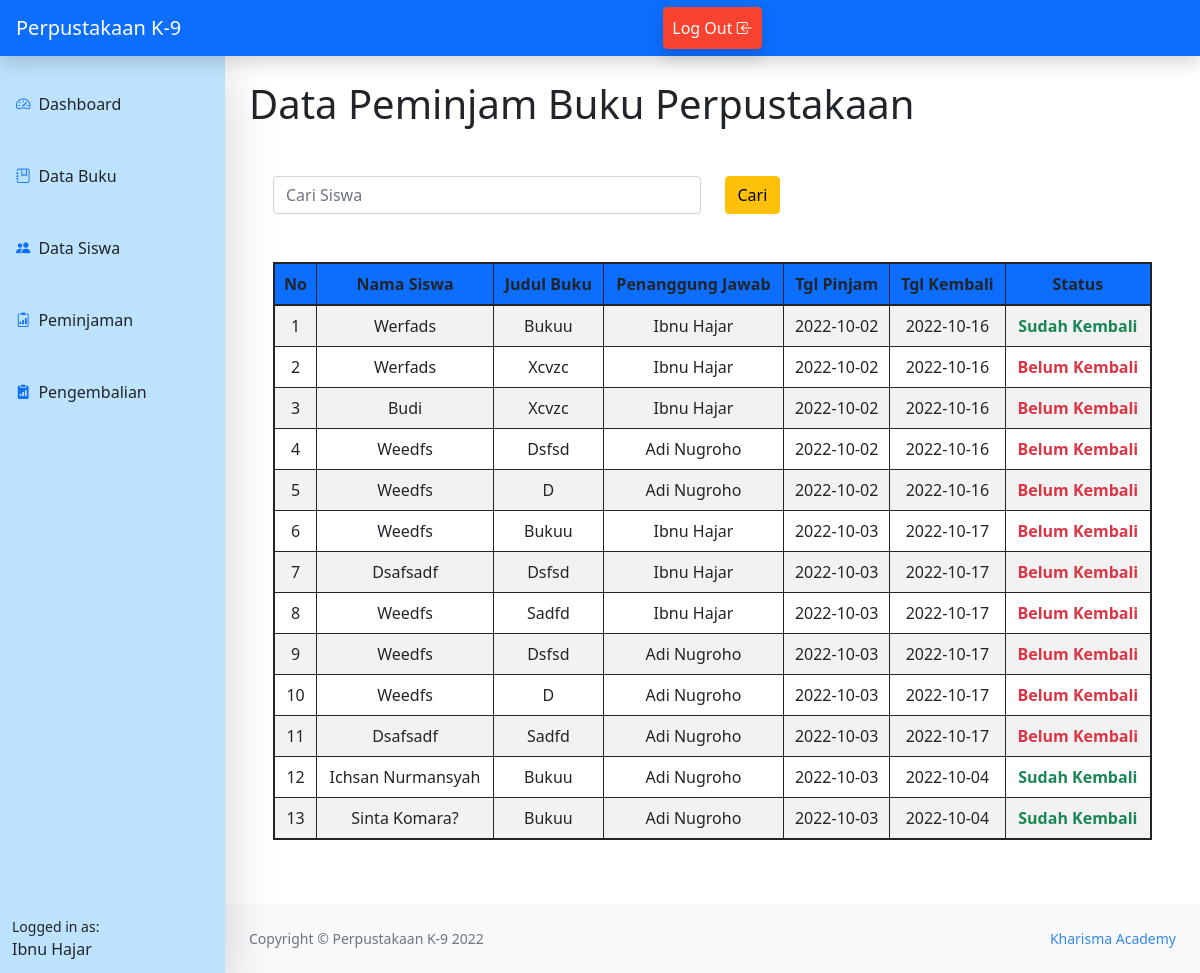
The app's page /peminjaman.php (signed in) with its own data.
### tables this page shows
CREATE TABLE `petugas` (
  `nip` int(11) NOT NULL,
  `username` varchar(100) NOT NULL,
  `nama` char(100) DEFAULT NULL,
  `jenis_kelamin` enum('L','P') DEFAULT NULL,
  `alamat` varchar(100) DEFAULT NULL,
  `password` varchar(100) NOT NULL
);

CREATE TABLE `peminjaman` (
  `id_peminjaman` int(11) NOT NULL,
  `id_siswa` int(11) NOT NULL,
  `id_petugas` int(11) NOT NULL,
  `tanggal_peminjaman` date NOT NULL,
  `tanggal_pengembalian` date NOT NULL
);

CREATE TABLE `siswa` (
  `nis` int(11) NOT NULL,
  `nama` char(100) DEFAULT NULL,
  `jenis_kelamin` enum('L','P') DEFAULT NULL,
  `alamat` varchar(50) DEFAULT NULL,
  `id_kelas` int(11) DEFAULT NULL
);

CREATE TABLE `buku` (
  `id_buku` int(11) NOT NULL,
  `penulis` char(250) DEFAULT NULL,
  `tahun` year(4) DEFAULT NULL,
  `judul` varchar(100) DEFAULT NULL,
  `kota` varchar(50) DEFAULT NULL,
  `penerbit` varchar(50) DEFAULT NULL,
  `cover` varchar(200) DEFAULT NULL,
  `sinopsis` text DEFAULT NULL,
  `stok` int(11) DEFAULT NULL
);

CREATE TABLE `detail_peminjaman` (
  `id_detail_peminjaman` int(11) NOT NULL,
  `id_buku` int(11) NOT NULL,
  `id_peminjaman` int(11) NOT NULL,
  `kuantitas` int(11) DEFAULT NULL,
  `status` varchar(100) NOT NULL
);

### peminjaman.php (the view, shortened to what this page needs)
<?php
include "config.php";
include "home_admin.php";
$sql = mysqli_query($db,"SELECT * FROM peminjaman JOIN detail_peminjaman ON peminjaman.id_peminjaman = detail_peminjaman.id_peminjaman
                                                         JOIN siswa ON peminjaman.id_siswa = siswa.nis");
$sql1 = mysqli_query($db,"SELECT * FROM detail_peminjaman JOIN buku ON detail_peminjaman.id_buku = buku.id_buku");
$sql2= mysqli_query($db,"SELECT * FROM peminjaman JOIN petugas ON peminjaman.id_petugas = petugas.nip");
?>
<main class="mb-5">
    <div class="container-fluid px-4">
    <h1 class="mt-4">Data Peminjam Buku Perpustakaan</h1>
                    <div class="container mt-5">
                    <form action=" " method="post">
                    <div class="row">
                    <div class="col">
                        <input type="text" class="form-control" name ="cari" placeholder="Cari Siswa" >
                    </div>
                    <div class="col">
                    <button id="search" type="submit" name="cari" class="btn btn-warning">Cari</button>
                    </div>
                    </div>
                    </form>
                    <form action="" enctype="multipart/form-data">
                    <table class="table table-striped table-bordered border border-2 border-dark table-hover mt-5">
                    <thead class="text-center">
                        <tr class="bg-primary">
                            <th scope="col">No</th>
                            <th scope="col">Nama Siswa</th>
                            <th scope="col">Judul Buku</th>
                            <th scope="col">Penanggung Jawab</th>
                            <th scope="col">Tgl Pinjam</th>
                            <th scope="col">Tgl Kembali</th>
                            <th scope="col">Status</th>
                        </tr>
                    </thead>
                    <tbody>
                    <?php
                                $i = 1;
                                while($data = mysqli_fetch_assoc($sql)){
                                    $data1 = mysqli_fetch_assoc($sql1);
                                    $data2 = mysqli_fetch_assoc($sql2);
                            ?>
                        <tr class="text-center">
                            <td class="align-middle"><?= $i;?></td>
                            <td class="align-middle"><?= ucwords($data['nama']);?></td>
                            <td class="align-middle"><?= ucwords($data1['judul']);?></td>
                            <td class="align-middle"><?= ucwords($data2['nama']);?></td>
                            <td class="align-middle"><?= $data['tanggal_peminjaman'];?></td>
                            <td class="align-middle"><?= $data['tanggal_pengembalian'];?></td>
                            <?php
                                if($data['status']=='Belum Kembali'){
                                    ?>
                                        <td class="align-middle text-danger fw-bold"><?= $data['status'];?></td>
                                    <?php
                                }else{
                                    ?>
                                        <td class="align-middle text-success fw-bold"><?= $data['status'];?></td>
                                    <?php
                                }
                            ?>
                        </tr>
                        <?php $i++; ?>
                        <?php } ?>
                    </tbody>
                    </table>
                    </form>
    </div>
</main>
<?php include "footer.php"; ?>

### home_admin.php (shortened to what this page needs)
<?php
include ('config.php');
$id = $_SESSION['id'];
$sql = mysqli_query($db,"SELECT * FROM petugas WHERE nip = $id");
$name = mysqli_fetch_assoc($sql);
?>
<!DOCTYPE html>
<html lang="en">
<head>
    <link rel="stylesheet" href="../css/bootstrap.rtl.css">
    <link rel="stylesheet" href="bootstrap/css/bootstrap.min.css">
    <link rel="stylesheet" href="https://cdn.jsdelivr.net/npm/bootstrap-icons@1.9.1/font/bootstrap-icons.css">
    <link rel="stylesheet" href="style1.css">
</head>
<body>
        <nav class="sb-topnav navbar navbar-expand navbar-dark bg-primary shadow">
            <a class="navbar-brand ps-3" href="index.html">Perpustakaan K-9</a>
            <ul class="navbar-nav ms-auto pe-5">
                <li class="nav-item ms-auto">
                    <a class="btn btn-danger shadow text-white nav-link" id="navbarDropdown" href="logout.php">Log Out <span class="bi-box-arrow-in-left"></span></a>
                </li>
            </ul>
        </nav>
        <div id="layoutSidenav">
            <div id="layoutSidenav_nav">
                <nav class="sb-sidenav accordion sb-sidenav-light shadow-lg"  style="background-color: #bde2fc;" id="sidenavAccordion">
                    <div class="sb-sidenav-menu">
                        <div class="nav">
                            <a class="nav-link my-4" href="dashboard.php">
                                <div class="sb-nav-link-icon"><span class="text-primary bi-speedometer2"></span></div>
                                Dashboard
                            </a>
                            <a class="nav-link mb-4 " href="data_buku.php" >
                                <div class="sb-nav-link-icon"><span class="text-primary bi-journal-bookmark"></span></div>
                                Data Buku
                            </a>
                            <a class="nav-link mb-4 " href="data_siswa.php" >
                                <div class="sb-nav-link-icon"><span class="text-primary bi-people-fill"></span></div>
                                Data Siswa
                            </a>
                            <a class="nav-link mb-4 " href="peminjaman.php" >
                                <div class="sb-nav-link-icon"><span class="text-primary bi bi-clipboard2-data"></span></div>
                                Peminjaman
                            </a>
                            <a class="nav-link mb-4 " href="pengembalian.php" >
                                <div class="sb-nav-link-icon"><span class="text-primary bi bi-clipboard2-data-fill"></span></div>
                                Pengembalian
                            </a>
                        </div>
                    </div>
                    <div class="sb-sidenav-footer" style="background-color: #bde2fc;">
                        <div class="small">Logged in as:</div>
                        <?= ucwords( $name['nama']);?>
                    </div>
                </nav>
            </div>
            <div id="layoutSidenav_content">
</body>
</html>

### records on screen
petugas: nama "Ibnu Hajar"
peminjaman: id_siswa.nama "Werfads", buku.judul "Bukuu", id_petugas.nama "Ibnu Hajar", tanggal_peminjaman "2022-10-02", tanggal_pengembalian "2022-10-16", detail_peminjaman.status "Sudah Kembali"
peminjaman: id_siswa.nama "Werfads", buku.judul "Xcvzc", id_petugas.nama "Ibnu Hajar", tanggal_peminjaman "2022-10-02", tanggal_pengembalian "2022-10-16", detail_peminjaman.status "Belum Kembali"
peminjaman: id_siswa.nama "Budi", buku.judul "Xcvzc", id_petugas.nama "Ibnu Hajar", tanggal_peminjaman "2022-10-02", tanggal_pengembalian "2022-10-16", detail_peminjaman.status "Belum Kembali"
peminjaman: id_siswa.nama "Weedfs", buku.judul "Dsfsd", id_petugas.nama "Adi Nugroho", tanggal_peminjaman "2022-10-02", tanggal_pengembalian "2022-10-16", detail_peminjaman.status "Belum Kembali"
peminjaman: id_siswa.nama "Weedfs", buku.judul "D", id_petugas.nama "Adi Nugroho", tanggal_peminjaman "2022-10-02", tanggal_pengembalian "2022-10-16", detail_peminjaman.status "Belum Kembali"
peminjaman: id_siswa.nama "Weedfs", buku.judul "Bukuu", id_petugas.nama "Ibnu Hajar", tanggal_peminjaman "2022-10-03", tanggal_pengembalian "2022-10-17", detail_peminjaman.status "Belum Kembali"
peminjaman: id_siswa.nama "Dsafsadf", buku.judul "Dsfsd", id_petugas.nama "Ibnu Hajar", tanggal_peminjaman "2022-10-03", tanggal_pengembalian "2022-10-17", detail_peminjaman.status "Belum Kembali"
peminjaman: id_siswa.nama "Weedfs", buku.judul "Sadfd", id_petugas.nama "Ibnu Hajar", tanggal_peminjaman "2022-10-03", tanggal_pengembalian "2022-10-17", detail_peminjaman.status "Belum Kembali"
peminjaman: id_siswa.nama "Weedfs", buku.judul "Dsfsd", id_petugas.nama "Adi Nugroho", tanggal_peminjaman "2022-10-03", tanggal_pengembalian "2022-10-17", detail_peminjaman.status "Belum Kembali"
peminjaman: id_siswa.nama "Weedfs", buku.judul "D", id_petugas.nama "Adi Nugroho", tanggal_peminjaman "2022-10-03", tanggal_pengembalian "2022-10-17", detail_peminjaman.status "Belum Kembali"
peminjaman: id_siswa.nama "Dsafsadf", buku.judul "Sadfd", id_petugas.nama "Adi Nugroho", tanggal_peminjaman "2022-10-03", tanggal_pengembalian "2022-10-17", detail_peminjaman.status "Belum Kembali"
peminjaman: id_siswa.nama "Ichsan Nurmansyah", buku.judul "Bukuu", id_petugas.nama "Adi Nugroho", tanggal_peminjaman "2022-10-03", tanggal_pengembalian "2022-10-04", detail_peminjaman.status "Sudah Kembali"
peminjaman: id_siswa.nama "Sinta Komara?", buku.judul "Bukuu", id_petugas.nama "Adi Nugroho", tanggal_peminjaman "2022-10-03", tanggal_pengembalian "2022-10-04", detail_peminjaman.status "Sudah Kembali"
